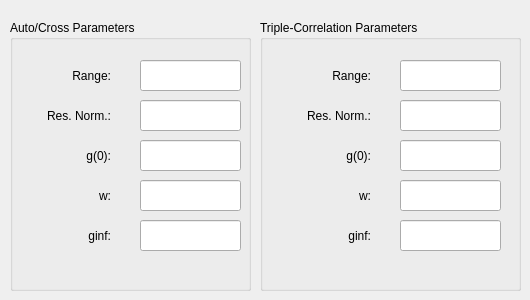
      <widget class="QWidget" name="allCorrelationsTab">
       <attribute name="title">
        <string>All</string>
       </attribute>
       <widget class="QGroupBox" name="allTripleGroup">
        <property name="geometry">
         <rect>
          <x>260</x>
          <y>20</y>
          <width>261</width>
          <height>271</height>
         </rect>
        </property>
        <property name="title">
         <string>Triple-Correlation Parameters</string>
        </property>
        <property name="flat">
         <bool>false</bool>
        </property>
        <property name="checkable">
         <bool>false</bool>
        </property>
        <widget class="QLabel" name="allTripleRange">
         <property name="geometry">
          <rect>
           <x>20</x>
           <y>40</y>
           <width>91</width>
           <height>31</height>
          </rect>
         </property>
         <property name="text">
          <string>Range:</string>
         </property>
         <property name="alignment">
          <set>Qt::AlignRight|Qt::AlignTrailing|Qt::AlignVCenter</set>
         </property>
        </widget>
        <widget class="QLabel" name="allTripleResNorm">
         <property name="geometry">
          <rect>
           <x>20</x>
           <y>80</y>
           <width>91</width>
           <height>31</height>
          </rect>
         </property>
         <property name="text">
          <string>Res. Norm.:</string>
         </property>
         <property name="alignment">
          <set>Qt::AlignRight|Qt::AlignTrailing|Qt::AlignVCenter</set>
         </property>
        </widget>
        <widget class="QLabel" name="allTripleG0">
         <property name="geometry">
          <rect>
           <x>20</x>
           <y>120</y>
           <width>91</width>
           <height>31</height>
          </rect>
         </property>
         <property name="text">
          <string>g(0):</string>
         </property>
         <property name="alignment">
          <set>Qt::AlignRight|Qt::AlignTrailing|Qt::AlignVCenter</set>
         </property>
        </widget>
        <widget class="QLabel" name="allTripleW">
         <property name="geometry">
          <rect>
           <x>20</x>
           <y>160</y>
           <width>91</width>
           <height>31</height>
          </rect>
         </property>
         <property name="text">
          <string>w:</string>
         </property>
         <property name="alignment">
          <set>Qt::AlignRight|Qt::AlignTrailing|Qt::AlignVCenter</set>
         </property>
        </widget>
        <widget class="QLabel" name="allTripleGinf">
         <property name="geometry">
          <rect>
           <x>20</x>
           <y>200</y>
           <width>91</width>
           <height>31</height>
          </rect>
         </property>
         <property name="text">
          <string>ginf:</string>
         </property>
         <property name="alignment">
          <set>Qt::AlignRight|Qt::AlignTrailing|Qt::AlignVCenter</set>
         </property>
        </widget>
        <widget class="QLineEdit" name="allTripleRangeTextbox">
         <property name="geometry">
          <rect>
           <x>140</x>
           <y>40</y>
           <width>101</width>
           <height>31</height>
          </rect>
         </property>
        </widget>
        <widget class="QLineEdit" name="allTripleResNormTextbox">
         <property name="geometry">
          <rect>
           <x>140</x>
           <y>80</y>
           <width>101</width>
           <height>31</height>
          </rect>
         </property>
        </widget>
        <widget class="QLineEdit" name="allTripleG0Textbox">
         <property name="geometry">
          <rect>
           <x>140</x>
           <y>120</y>
           <width>101</width>
           <height>31</height>
          </rect>
         </property>
        </widget>
        <widget class="QLineEdit" name="allTripleWTextbox">
         <property name="geometry">
          <rect>
           <x>140</x>
           <y>160</y>
           <width>101</width>
           <height>31</height>
          </rect>
         </property>
        </widget>
        <widget class="QLineEdit" name="allTripleGinfTextbox">
         <property name="geometry">
          <rect>
           <x>140</x>
           <y>200</y>
           <width>101</width>
           <height>31</height>
          </rect>
         </property>
        </widget>
       </widget>
       <widget class="QGroupBox" name="allAutoCrossGroup">
        <property name="geometry">
         <rect>
          <x>10</x>
          <y>20</y>
          <width>241</width>
          <height>271</height>
         </rect>
        </property>
        <property name="title">
         <string>Auto/Cross Parameters</string>
        </property>
        <property name="flat">
         <bool>false</bool>
        </property>
        <property name="checkable">
         <bool>false</bool>
        </property>
        <widget class="QLabel" name="allAutoCrossRange">
         <property name="geometry">
          <rect>
           <x>10</x>
           <y>40</y>
           <width>91</width>
           <height>31</height>
          </rect>
         </property>
         <property name="text">
          <string>Range:</string>
         </property>
         <property name="alignment">
          <set>Qt::AlignRight|Qt::AlignTrailing|Qt::AlignVCenter</set>
         </property>
        </widget>
        <widget class="QLabel" name="allAutoCrossResNorm">
         <property name="geometry">
          <rect>
           <x>10</x>
           <y>80</y>
           <width>91</width>
           <height>31</height>
          </rect>
         </property>
         <property name="text">
          <string>Res. Norm.:</string>
         </property>
         <property name="alignment">
          <set>Qt::AlignRight|Qt::AlignTrailing|Qt::AlignVCenter</set>
         </property>
        </widget>
        <widget class="QLabel" name="allAutoCrossG0">
         <property name="geometry">
          <rect>
           <x>10</x>
           <y>120</y>
           <width>91</width>
           <height>31</height>
          </rect>
         </property>
         <property name="text">
          <string>g(0):</string>
         </property>
         <property name="alignment">
          <set>Qt::AlignRight|Qt::AlignTrailing|Qt::AlignVCenter</set>
         </property>
        </widget>
        <widget class="QLabel" name="allAutoCrossW">
         <property name="geometry">
          <rect>
           <x>10</x>
           <y>160</y>
           <width>91</width>
           <height>31</height>
          </rect>
         </property>
         <property name="text">
          <string>w:</string>
         </property>
         <property name="alignment">
          <set>Qt::AlignRight|Qt::AlignTrailing|Qt::AlignVCenter</set>
         </property>
        </widget>
        <widget class="QLabel" name="allAutoCrossGinf">
         <property name="geometry">
          <rect>
           <x>10</x>
           <y>200</y>
           <width>91</width>
           <height>31</height>
          </rect>
         </property>
         <property name="text">
          <string>ginf:</string>
         </property>
         <property name="alignment">
          <set>Qt::AlignRight|Qt::AlignTrailing|Qt::AlignVCenter</set>
         </property>
        </widget>
        <widget class="QLineEdit" name="allAutoCrossRange_2">
         <property name="geometry">
          <rect>
           <x>130</x>
           <y>40</y>
           <width>101</width>
           <height>31</height>
          </rect>
         </property>
        </widget>
        <widget class="QLineEdit" name="allAutoCrossResNormTextbox">
         <property name="geometry">
          <rect>
           <x>130</x>
           <y>80</y>
           <width>101</width>
           <height>31</height>
          </rect>
         </property>
        </widget>
        <widget class="QLineEdit" name="allAutoCrossG0Textbox">
         <property name="geometry">
          <rect>
           <x>130</x>
           <y>120</y>
           <width>101</width>
           <height>31</height>
          </rect>
         </property>
        </widget>
        <widget class="QLineEdit" name="allAutoCrossWTextbox">
         <property name="geometry">
          <rect>
           <x>130</x>
           <y>160</y>
           <width>101</width>
           <height>31</height>
          </rect>
         </property>
        </widget>
        <widget class="QLineEdit" name="allAutoCrossGinfTextbox">
         <property name="geometry">
          <rect>
           <x>130</x>
           <y>200</y>
           <width>101</width>
           <height>31</height>
          </rect>
         </property>
        </widget>
       </widget>
      </widget>
